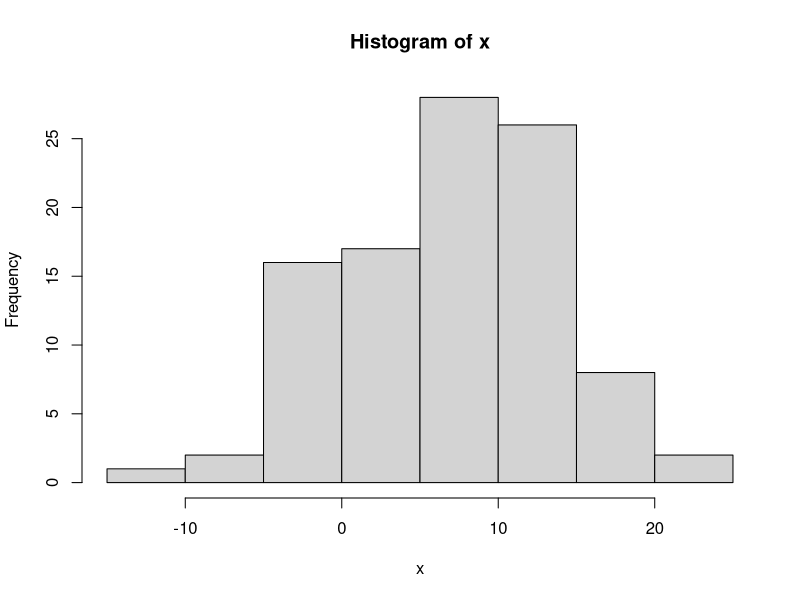
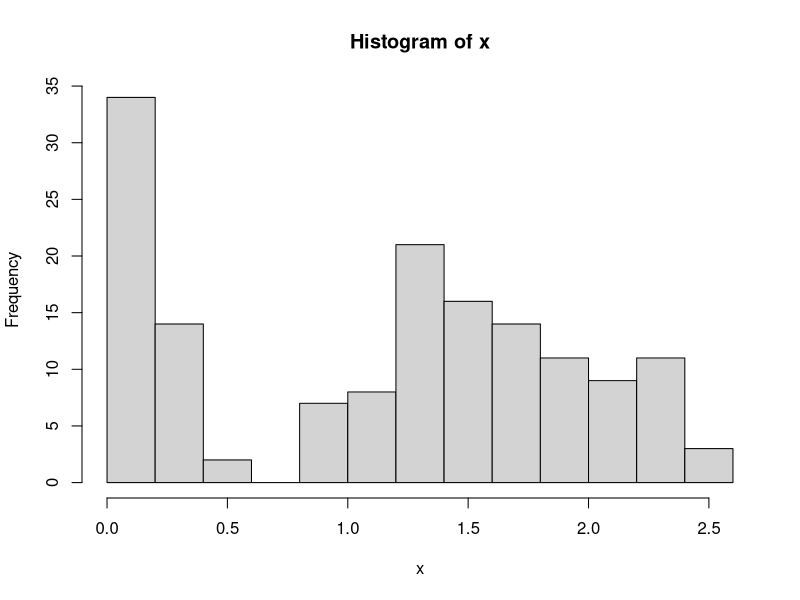
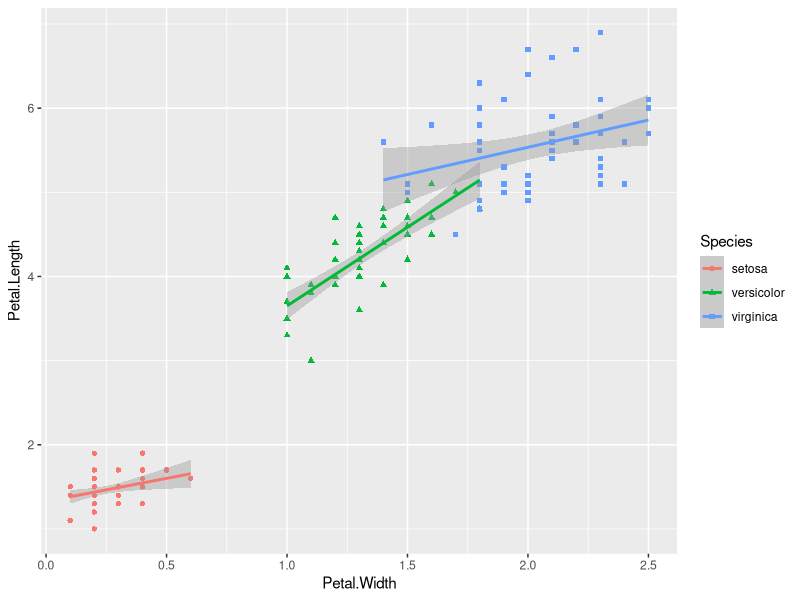

Reproduce these figures in R, in order.
## ---- chunk 1
#Draw a 100 points from a random normal of 100 with mean =6, sd =7
x<-rnorm(100,6,7)
#view distribution
hist(x)
#sample 5 without replacement
sample(x,5)
## ---- chunk 2
require(xtable)
options(xtable.type = 'html')
xtable(head(iris))
## ---- chunk 3
require(xtable)
options(xtable.type = 'html')
xtable(head(iris))
## ---- chunk 4
x<-iris$Sepal.Length
head(x)

y<-iris[,"Sepal.Length"]
head(y)
## ---- chunk 5
colnames(iris)
#Identical to iris$Sepal.Length
SL<-iris[,"Sepal.Length"]
head(SL)
SL2<-iris[,1]
## ---- chunk 6
a<-iris[,1:2]
options(xtable.type = 'html')
xtable(head(a))
## ---- chunk 7
#Grab the Sepal.Width
x<-iris$Petal.Width
#Histogram
hist(x)
## ---- chunk 8
#Which values are greater than 1?
x<-iris$Petal.Width
logi<-x > 1

#Return all columns based on iris$Petal.Width
a<-iris[logi,]
## ---- chunk 9
options(xtable.type = 'html')
xtable(head(a))
## ---- chunk 10
#Return all columns based on iris$Petal.Width  values are greater than 1?
a<-iris[iris$Petal.Width > 1,]
## ---- chunk 11
a<-iris[,1:2]
#Return the same column as was subsetted.
head(x[logi])
## ---- chunk 12
#Return all values in Sepal.Length where Sepal.Width is greater than 1. 
head(iris[logi,"Petal.Length"])
## ---- chunk 13
options(xtable.type = 'html')
#Get records with petal length of 4
Only4<-iris[iris$Petal.Length==4,]
xtable(head(Only4))
## ---- chunk 14
Vers_Only<-iris[iris$Species=="versicolor",]
options(xtable.type = 'html')
xtable(head(Vers_Only))
## ---- chunk 15
subsetX<-iris[iris$Petal.Length > 4 & iris$Species == "versicolor",]
## ---- chunk 16
options(xtable.type = 'html')
xtable(head(subsetX))
## ---- chunk 17
require(ggplot2)
ggplot(iris,aes(Petal.Width,Petal.Length,col=Species,shape=Species)) + geom_point() + geom_smooth(method="lm")
